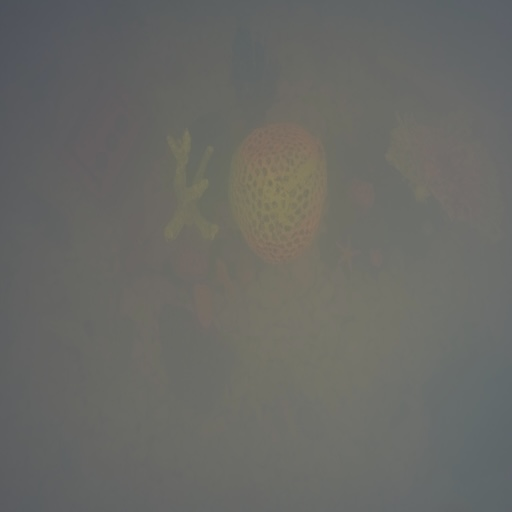
%> input picture Gradient-Line-Prior-main/a18.jpg, 512 x 512 px
$ octave demo.m   (GNU Octave 9; MATLAB toolbox functions it lacks are replaced by stand-ins)
%> lines starting %> are read from the running program, lines starting %| are printed output that depends on the picture
### Gradient-Line-Prior-main/minfilt2.m
function Y = minfilt2(X,varargin)
%  MINFILT2    Two-dimensional min filter
%
%     Y = MINFILT2(X,[M N]) performs two-dimensional minimum
%     filtering on the image X using an M-by-N window. The result
%     Y contains the minimun value in the M-by-N neighborhood around
%     each pixel in the original image.
%     This function uses the van Herk algorithm for min filters.
%
%     Y = MINFILT2(X,M) is the same as Y = MINFILT2(X,[M M])
%
%     Y = MINFILT2(X) uses a 3-by-3 neighborhood.
%
%     Y = MINFILT2(..., 'shape') returns a subsection of the 2D
%     filtering specified by 'shape' :
%        'full'  - Returns the full filtering result,
%        'same'  - (default) Returns the central filter area that is the
%                   same size as X,
%        'valid' - Returns only the area where no filter elements are outside
%                  the image.
%
%     See also : MAXFILT2, VANHERK
%

% Initialization
[S, shape] = parse_inputs(varargin{:});

% filtering
Y = vanherk(X,S(1),'min',shape);
Y = vanherk(Y,S(2),'min','col',shape);

%%%%%%%%%%%%%%%%%%%%%%%%%%%%%%%%%%%%%%%%%%%%%%%%%%%%%%%%%%%%%%%%%%%%%%%%%%%%%%%%%%%%%%%%%%%
function [S, shape] = parse_inputs(varargin)
shape = 'same';
flag = [0 0]; % size shape

for i = 1 : nargin
   t = varargin{i};
   if strcmp(t,'full') & flag(2) == 0
      shape = 'full';
      flag(2) = 1;
   elseif strcmp(t,'same') & flag(2) == 0
      shape = 'same';
      flag(2) = 1;
   elseif strcmp(t,'valid') & flag(2) == 0
      shape = 'valid';
      flag(2) = 1;
   elseif flag(1) == 0
      S = t;
      flag(1) = 1;
   else
      error(['Too many / Unkown parameter : ' t ])
   end
end

if flag(1) == 0
   S = [3 3];
end
if length(S) == 1;
   S(2) = S(1);
end
if length(S) ~= 2
   error('Wrong window size parameter.')
end

### Gradient-Line-Prior-main/get_atmospheric_light.m
function [A] = get_atmospheric_light(image,patch_size)
if ~exist('patch_size', 'var')
    patch_size= 55; % larger patch size to filter out the local white regions
end
dark_channel=minfilt2(min(image,[],3),patch_size);
R = image(:,:,1);
G = image(:,:,2);
B = image(:,:,3);
% dark_channel=minfilt2(B./(R+0.01),patch_size);
[m,n]=size(dark_channel);
number = m * n;
dark_channel_sort=sort(reshape(dark_channel,1,[]),'descend');
threshold=dark_channel_sort(floor(number*0.001));
index=dark_channel>=threshold;
A=ones(1,3);
A(1) = median(R(index));
A(2) = median(G(index));
A(3) = median(B(index));
end

### Gradient-Line-Prior-main/demo.m
clear
I = imread('./a18.jpg');
%> I is the input picture: size 512x512x3 uint8; mean R, G, B 105.1, 105.4, 101.4
I1=im2double(I);
II = I1;
[m,n,~] = size(II);tic
%> after `[m,n,~] = size(II)`: m = 512; n = 512
[FX,FY] =gradient(I1);
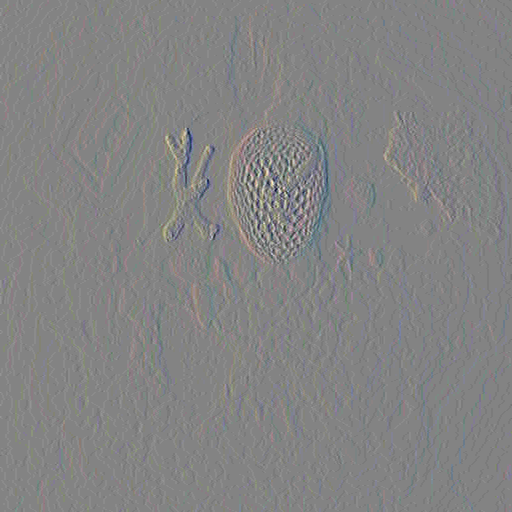
%> FX: size 512x512x3 double; mean R, G, B 7.35e-05, 9.27e-05, 8.39e-05; drawn with min black and max white
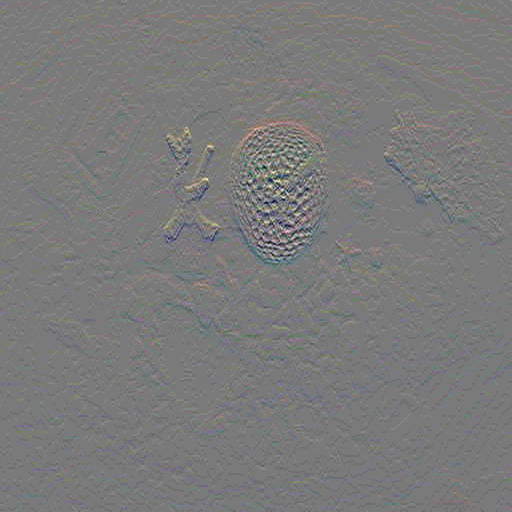
%> FY: size 512x512x3 double; mean R, G, B 6.58e-05, 5.39e-05, 3.04e-05; drawn with min black and max white
FXY=sqrt(FX.^2+FY.^2)*1+0.01/255;
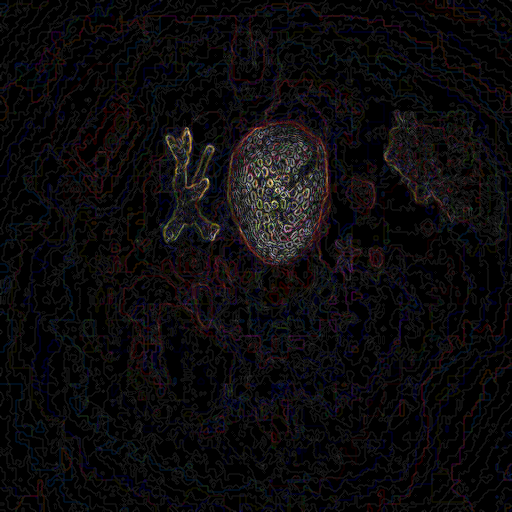
%> FXY: size 512x512x3 double; mean R, G, B 0.00165, 0.00143, 0.00164; drawn with min black and max white

patch_size =round(0.01*sqrt(m*n));
%> patch_size = 5
H=fspecial('gaussian', patch_size,patch_size);%fspecial('gaussian', hsize, sigma)产生滤波模板
FXY=imfilter(FXY,H,'replicate');
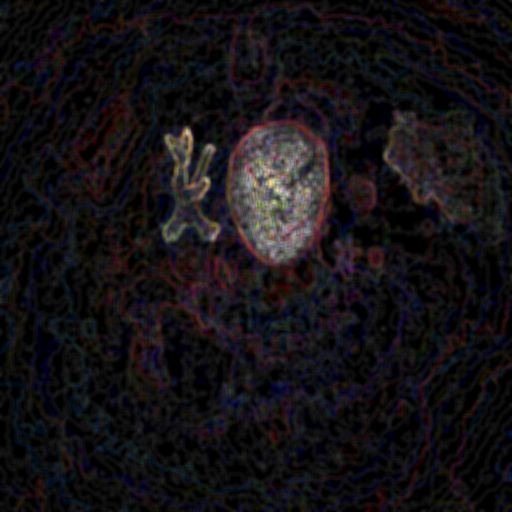
%> FXY: size 512x512x3 double; mean R, G, B 0.00165, 0.00143, 0.00164; mean of the top-left, top-right, bottom-left and bottom-right quarters 0.00163, 0.00221, 0.00123, 0.00121; drawn with min black and max white

% pre-defined hyper-parameters
threshold = 0.07;


% calculate the atmospheric light
A = get_atmospheric_light(I1);
%> the loop in parse_inputs, `for i = 1 : nargin` made 1 pass
%> (t, S) on pass 1: (55, 55)
%> after the loop in parse_inputs, `for i = 1 : nargin`: flag = [1 0]; shape = 'same'
%> in minfilt2, `[S, shape] = parse_inputs(varargin{:});`: S = [55 55]; shape = 'same'
%> the run ends on the next line

$ run again, with Gradient-Line-Prior-main/a10.jpg copied over Gradient-Line-Prior-main/a18.jpg
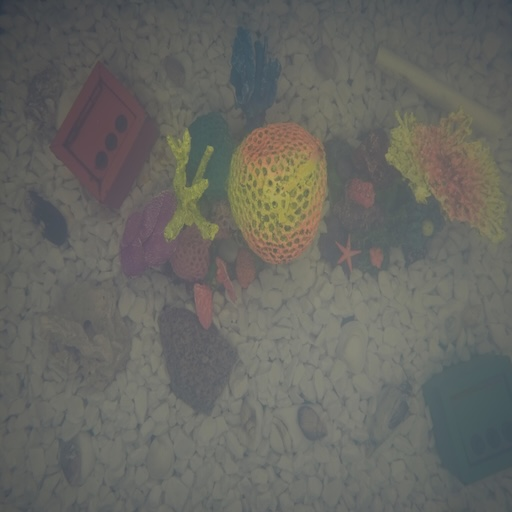
%> input picture Gradient-Line-Prior-main/a10.jpg, 512 x 512 px
%> I is the input picture: size 512x512x3 uint8; mean R, G, B 103.5, 103.5, 98.5
%> `[FX,FY] =gradient(I1);`:
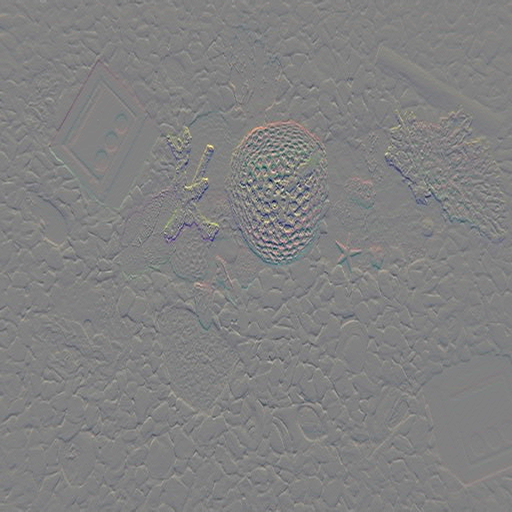
%> FY: size 512x512x3 double; mean R, G, B 0.000152, 0.000142, 0.000109; drawn with min black and max white
%> `FXY=imfilter(FXY,H,'replicate');`:
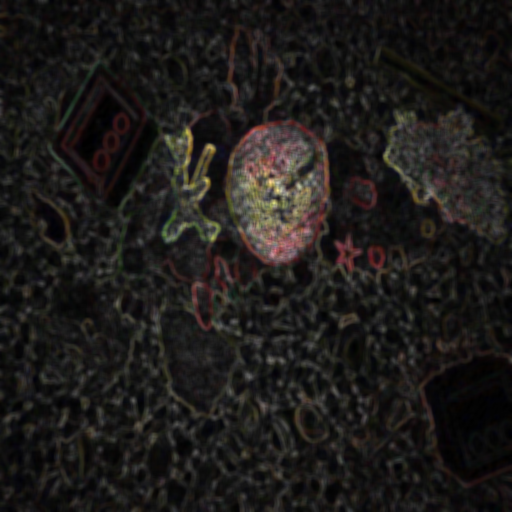
%> FXY: size 512x512x3 double; mean R, G, B 0.0098, 0.00904, 0.00843; mean of the top-left, top-right, bottom-left and bottom-right quarters 0.00913, 0.0111, 0.0086, 0.00758; drawn with min black and max white
%> the loop in parse_inputs, `for i = 1 : nargin` made 1 pass
%> (t, S) on pass 1: (55, 55)
%> after the loop in parse_inputs, `for i = 1 : nargin`: flag = [1 0]; shape = 'same'
%> in minfilt2, `[S, shape] = parse_inputs(varargin{:});`: S = [55 55]; shape = 'same'
